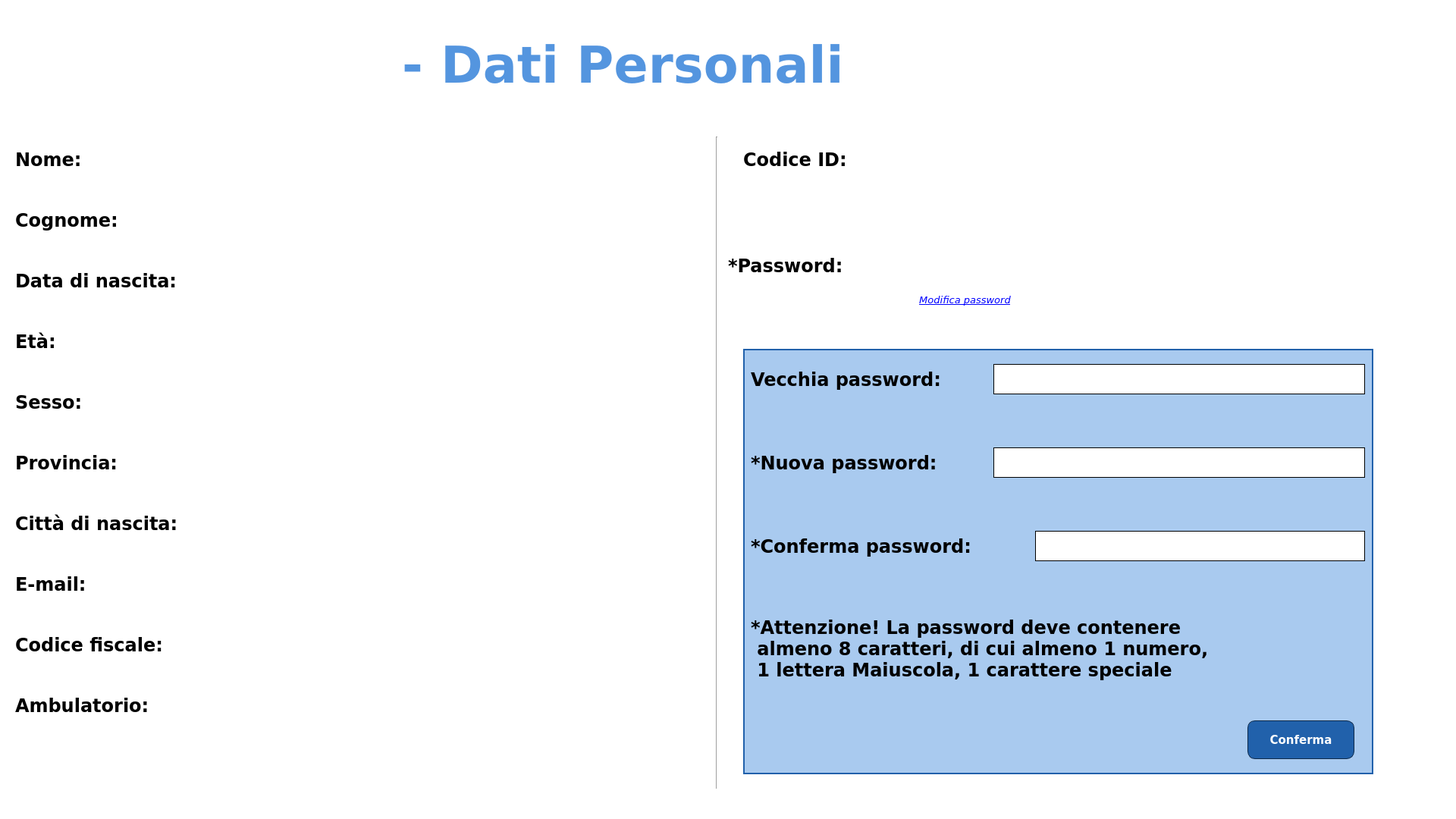
<?xml version="1.0" encoding="UTF-8"?>
<ui version="4.0">
 <class>datiPersonaliPersonaleMedico</class>
 <widget class="QWidget" name="datiPersonaliPersonaleMedico">
  <property name="geometry">
   <rect>
    <x>0</x>
    <y>0</y>
    <width>1920</width>
    <height>1080</height>
   </rect>
  </property>
  <property name="minimumSize">
   <size>
    <width>1920</width>
    <height>1080</height>
   </size>
  </property>
  <property name="maximumSize">
   <size>
    <width>1920</width>
    <height>1080</height>
   </size>
  </property>
  <property name="palette">
   <palette>
    <active>
     <colorrole role="Button">
      <brush brushstyle="SolidPattern">
       <color alpha="255">
        <red>255</red>
        <green>255</green>
        <blue>255</blue>
       </color>
      </brush>
     </colorrole>
     <colorrole role="Base">
      <brush brushstyle="SolidPattern">
       <color alpha="255">
        <red>255</red>
        <green>255</green>
        <blue>255</blue>
       </color>
      </brush>
     </colorrole>
     <colorrole role="Window">
      <brush brushstyle="SolidPattern">
       <color alpha="255">
        <red>255</red>
        <green>255</green>
        <blue>255</blue>
       </color>
      </brush>
     </colorrole>
    </active>
    <inactive>
     <colorrole role="Button">
      <brush brushstyle="SolidPattern">
       <color alpha="255">
        <red>255</red>
        <green>255</green>
        <blue>255</blue>
       </color>
      </brush>
     </colorrole>
     <colorrole role="Base">
      <brush brushstyle="SolidPattern">
       <color alpha="255">
        <red>255</red>
        <green>255</green>
        <blue>255</blue>
       </color>
      </brush>
     </colorrole>
     <colorrole role="Window">
      <brush brushstyle="SolidPattern">
       <color alpha="255">
        <red>255</red>
        <green>255</green>
        <blue>255</blue>
       </color>
      </brush>
     </colorrole>
    </inactive>
    <disabled>
     <colorrole role="Button">
      <brush brushstyle="SolidPattern">
       <color alpha="255">
        <red>255</red>
        <green>255</green>
        <blue>255</blue>
       </color>
      </brush>
     </colorrole>
     <colorrole role="Base">
      <brush brushstyle="SolidPattern">
       <color alpha="255">
        <red>255</red>
        <green>255</green>
        <blue>255</blue>
       </color>
      </brush>
     </colorrole>
     <colorrole role="Window">
      <brush brushstyle="SolidPattern">
       <color alpha="255">
        <red>255</red>
        <green>255</green>
        <blue>255</blue>
       </color>
      </brush>
     </colorrole>
    </disabled>
   </palette>
  </property>
  <property name="windowTitle">
   <string>Clinica Casa Alfredo</string>
  </property>
  <property name="windowIcon">
   <iconset>
    <normaloff>Immagini/logo_casa_alfredo.png</normaloff>Immagini/logo_casa_alfredo.png</iconset>
  </property>
  <property name="styleSheet">
   <string notr="true"/>
  </property>
  <widget class="QPushButton" name="tendina_button">
   <property name="geometry">
    <rect>
     <x>1820</x>
     <y>20</y>
     <width>70</width>
     <height>70</height>
    </rect>
   </property>
   <property name="cursor">
    <cursorShape>PointingHandCursor</cursorShape>
   </property>
   <property name="styleSheet">
    <string notr="true">QPushButton#tendina_button:pressed {
background-color: rgb(0, 0, 0, 0);
}</string>
   </property>
   <property name="text">
    <string/>
   </property>
   <property name="icon">
    <iconset>
     <normaloff>Immagini/tendina_chiusa.png</normaloff>Immagini/tendina_chiusa.png</iconset>
   </property>
   <property name="iconSize">
    <size>
     <width>70</width>
     <height>70</height>
    </size>
   </property>
   <property name="flat">
    <bool>true</bool>
   </property>
  </widget>
  <widget class="QLabel" name="dati_personali">
   <property name="geometry">
    <rect>
     <x>530</x>
     <y>20</y>
     <width>721</width>
     <height>131</height>
    </rect>
   </property>
   <property name="font">
    <font>
     <family>Verdana</family>
     <pointsize>50</pointsize>
     <weight>75</weight>
     <bold>true</bold>
    </font>
   </property>
   <property name="styleSheet">
    <string notr="true">color: rgb(84, 149, 223);</string>
   </property>
   <property name="text">
    <string>- Dati Personali</string>
   </property>
  </widget>
  <widget class="QLabel" name="logo">
   <property name="geometry">
    <rect>
     <x>10</x>
     <y>5</y>
     <width>110</width>
     <height>130</height>
    </rect>
   </property>
   <property name="text">
    <string/>
   </property>
   <property name="pixmap">
    <pixmap>Immagini/logo_casa_alfredo.png</pixmap>
   </property>
   <property name="scaledContents">
    <bool>true</bool>
   </property>
  </widget>
  <widget class="QLabel" name="titolo">
   <property name="geometry">
    <rect>
     <x>110</x>
     <y>20</y>
     <width>401</width>
     <height>110</height>
    </rect>
   </property>
   <property name="text">
    <string/>
   </property>
   <property name="pixmap">
    <pixmap>Immagini/titolo_casa_alfredo.png</pixmap>
   </property>
   <property name="scaledContents">
    <bool>true</bool>
   </property>
  </widget>
  <widget class="QLabel" name="cognome">
   <property name="geometry">
    <rect>
     <x>20</x>
     <y>270</y>
     <width>171</width>
     <height>40</height>
    </rect>
   </property>
   <property name="font">
    <font>
     <family>Verdana</family>
     <pointsize>18</pointsize>
     <weight>75</weight>
     <bold>true</bold>
     <underline>false</underline>
    </font>
   </property>
   <property name="text">
    <string>Cognome:</string>
   </property>
  </widget>
  <widget class="QLabel" name="codice_fiscale">
   <property name="geometry">
    <rect>
     <x>20</x>
     <y>830</y>
     <width>241</width>
     <height>40</height>
    </rect>
   </property>
   <property name="font">
    <font>
     <family>Verdana</family>
     <pointsize>18</pointsize>
     <weight>75</weight>
     <bold>true</bold>
    </font>
   </property>
   <property name="text">
    <string>Codice fiscale:</string>
   </property>
  </widget>
  <widget class="QLabel" name="nome">
   <property name="geometry">
    <rect>
     <x>20</x>
     <y>190</y>
     <width>111</width>
     <height>40</height>
    </rect>
   </property>
   <property name="font">
    <font>
     <family>Verdana</family>
     <pointsize>18</pointsize>
     <weight>75</weight>
     <bold>true</bold>
    </font>
   </property>
   <property name="text">
    <string>Nome:</string>
   </property>
  </widget>
  <widget class="QLabel" name="eta">
   <property name="geometry">
    <rect>
     <x>20</x>
     <y>430</y>
     <width>71</width>
     <height>40</height>
    </rect>
   </property>
   <property name="font">
    <font>
     <family>Verdana</family>
     <pointsize>18</pointsize>
     <weight>75</weight>
     <bold>true</bold>
     <underline>false</underline>
    </font>
   </property>
   <property name="text">
    <string>Età:</string>
   </property>
  </widget>
  <widget class="QLabel" name="provincia">
   <property name="geometry">
    <rect>
     <x>20</x>
     <y>590</y>
     <width>171</width>
     <height>40</height>
    </rect>
   </property>
   <property name="font">
    <font>
     <family>Verdana</family>
     <pointsize>18</pointsize>
     <weight>75</weight>
     <bold>true</bold>
    </font>
   </property>
   <property name="text">
    <string>Provincia:</string>
   </property>
  </widget>
  <widget class="QLabel" name="sesso">
   <property name="geometry">
    <rect>
     <x>20</x>
     <y>510</y>
     <width>111</width>
     <height>40</height>
    </rect>
   </property>
   <property name="font">
    <font>
     <family>Verdana</family>
     <pointsize>18</pointsize>
     <weight>75</weight>
     <bold>true</bold>
     <underline>false</underline>
    </font>
   </property>
   <property name="text">
    <string>Sesso:</string>
   </property>
  </widget>
  <widget class="QLabel" name="citta_di_nascita">
   <property name="geometry">
    <rect>
     <x>20</x>
     <y>670</y>
     <width>261</width>
     <height>40</height>
    </rect>
   </property>
   <property name="font">
    <font>
     <family>Verdana</family>
     <pointsize>18</pointsize>
     <weight>75</weight>
     <bold>true</bold>
    </font>
   </property>
   <property name="text">
    <string>Città di nascita:</string>
   </property>
  </widget>
  <widget class="QLabel" name="data_di_nascita">
   <property name="geometry">
    <rect>
     <x>20</x>
     <y>350</y>
     <width>261</width>
     <height>40</height>
    </rect>
   </property>
   <property name="font">
    <font>
     <family>Verdana</family>
     <pointsize>18</pointsize>
     <weight>75</weight>
     <bold>true</bold>
     <underline>false</underline>
    </font>
   </property>
   <property name="text">
    <string>Data di nascita:</string>
   </property>
  </widget>
  <widget class="QLabel" name="nome_label">
   <property name="geometry">
    <rect>
     <x>350</x>
     <y>190</y>
     <width>570</width>
     <height>40</height>
    </rect>
   </property>
   <property name="font">
    <font>
     <family>Verdana</family>
     <pointsize>18</pointsize>
    </font>
   </property>
   <property name="text">
    <string/>
   </property>
  </widget>
  <widget class="QLabel" name="codice_id">
   <property name="geometry">
    <rect>
     <x>980</x>
     <y>190</y>
     <width>175</width>
     <height>40</height>
    </rect>
   </property>
   <property name="font">
    <font>
     <family>Verdana</family>
     <pointsize>18</pointsize>
     <weight>75</weight>
     <bold>true</bold>
    </font>
   </property>
   <property name="text">
    <string>Codice ID:</string>
   </property>
  </widget>
  <widget class="QLabel" name="cognome_label">
   <property name="geometry">
    <rect>
     <x>350</x>
     <y>270</y>
     <width>570</width>
     <height>40</height>
    </rect>
   </property>
   <property name="font">
    <font>
     <family>Verdana</family>
     <pointsize>18</pointsize>
    </font>
   </property>
   <property name="text">
    <string/>
   </property>
  </widget>
  <widget class="QLabel" name="data_di_nascita_label">
   <property name="geometry">
    <rect>
     <x>350</x>
     <y>350</y>
     <width>570</width>
     <height>40</height>
    </rect>
   </property>
   <property name="font">
    <font>
     <family>Verdana</family>
     <pointsize>18</pointsize>
    </font>
   </property>
   <property name="text">
    <string/>
   </property>
  </widget>
  <widget class="QLabel" name="provincia_label">
   <property name="geometry">
    <rect>
     <x>350</x>
     <y>590</y>
     <width>570</width>
     <height>40</height>
    </rect>
   </property>
   <property name="font">
    <font>
     <family>Verdana</family>
     <pointsize>18</pointsize>
    </font>
   </property>
   <property name="text">
    <string/>
   </property>
  </widget>
  <widget class="QLabel" name="citta_di_nascita_label">
   <property name="geometry">
    <rect>
     <x>350</x>
     <y>670</y>
     <width>570</width>
     <height>40</height>
    </rect>
   </property>
   <property name="font">
    <font>
     <family>Verdana</family>
     <pointsize>18</pointsize>
    </font>
   </property>
   <property name="text">
    <string/>
   </property>
  </widget>
  <widget class="QLabel" name="codice_fiscale_label">
   <property name="geometry">
    <rect>
     <x>350</x>
     <y>830</y>
     <width>570</width>
     <height>40</height>
    </rect>
   </property>
   <property name="font">
    <font>
     <family>Verdana</family>
     <pointsize>18</pointsize>
    </font>
   </property>
   <property name="text">
    <string/>
   </property>
  </widget>
  <widget class="QLabel" name="eta_label">
   <property name="geometry">
    <rect>
     <x>150</x>
     <y>430</y>
     <width>270</width>
     <height>40</height>
    </rect>
   </property>
   <property name="font">
    <font>
     <family>Verdana</family>
     <pointsize>18</pointsize>
    </font>
   </property>
   <property name="text">
    <string/>
   </property>
  </widget>
  <widget class="QLabel" name="sesso_label">
   <property name="geometry">
    <rect>
     <x>188</x>
     <y>510</y>
     <width>170</width>
     <height>40</height>
    </rect>
   </property>
   <property name="font">
    <font>
     <family>Verdana</family>
     <pointsize>18</pointsize>
    </font>
   </property>
   <property name="text">
    <string/>
   </property>
  </widget>
  <widget class="QLabel" name="codice_id_label">
   <property name="geometry">
    <rect>
     <x>1180</x>
     <y>190</y>
     <width>630</width>
     <height>40</height>
    </rect>
   </property>
   <property name="font">
    <font>
     <family>Verdana</family>
     <pointsize>18</pointsize>
    </font>
   </property>
   <property name="text">
    <string/>
   </property>
  </widget>
  <widget class="QLabel" name="password">
   <property name="geometry">
    <rect>
     <x>960</x>
     <y>330</y>
     <width>201</width>
     <height>40</height>
    </rect>
   </property>
   <property name="font">
    <font>
     <family>Verdana</family>
     <pointsize>18</pointsize>
     <weight>75</weight>
     <bold>true</bold>
    </font>
   </property>
   <property name="text">
    <string>*Password:</string>
   </property>
  </widget>
  <widget class="QLineEdit" name="password_line_edit">
   <property name="enabled">
    <bool>true</bool>
   </property>
   <property name="geometry">
    <rect>
     <x>1190</x>
     <y>330</y>
     <width>581</width>
     <height>40</height>
    </rect>
   </property>
   <property name="font">
    <font>
     <family>Verdana</family>
     <pointsize>18</pointsize>
    </font>
   </property>
   <property name="styleSheet">
    <string notr="true">border: 0px solid</string>
   </property>
   <property name="text">
    <string/>
   </property>
   <property name="echoMode">
    <enum>QLineEdit::Password</enum>
   </property>
   <property name="readOnly">
    <bool>true</bool>
   </property>
  </widget>
  <widget class="QPushButton" name="occhiello_button">
   <property name="geometry">
    <rect>
     <x>1776</x>
     <y>330</y>
     <width>40</width>
     <height>40</height>
    </rect>
   </property>
   <property name="styleSheet">
    <string notr="true">QPushButton#occhiello_button:pressed {
background-color: rgb(0, 0, 0, 0);
}</string>
   </property>
   <property name="text">
    <string/>
   </property>
   <property name="icon">
    <iconset>
     <normaloff>Immagini/occhiello_barrato_password.png</normaloff>Immagini/occhiello_barrato_password.png</iconset>
   </property>
   <property name="iconSize">
    <size>
     <width>40</width>
     <height>40</height>
    </size>
   </property>
   <property name="flat">
    <bool>true</bool>
   </property>
  </widget>
  <widget class="QPushButton" name="modifica_password">
   <property name="geometry">
    <rect>
     <x>1190</x>
     <y>380</y>
     <width>165</width>
     <height>30</height>
    </rect>
   </property>
   <property name="font">
    <font>
     <family>Verdana</family>
     <pointsize>10</pointsize>
     <italic>true</italic>
     <underline>true</underline>
    </font>
   </property>
   <property name="styleSheet">
    <string notr="true">QPushButton#modifica_password {
color: rgb(0, 0, 255);
}

QPushButton#modifica_password:pressed {
background-color: rgb(0, 0, 0, 0);
color: rgb(0, 0, 180);
}</string>
   </property>
   <property name="text">
    <string>Modifica password</string>
   </property>
   <property name="flat">
    <bool>true</bool>
   </property>
  </widget>
  <widget class="QLabel" name="modifica_password_label">
   <property name="geometry">
    <rect>
     <x>980</x>
     <y>460</y>
     <width>831</width>
     <height>561</height>
    </rect>
   </property>
   <property name="styleSheet">
    <string notr="true">background-color: rgb(169, 202, 239);
border: 2px solid;
border-color: rgb(33, 97, 171);</string>
   </property>
   <property name="text">
    <string/>
   </property>
  </widget>
  <widget class="QLabel" name="vecchia_password">
   <property name="geometry">
    <rect>
     <x>990</x>
     <y>480</y>
     <width>320</width>
     <height>40</height>
    </rect>
   </property>
   <property name="font">
    <font>
     <family>Verdana</family>
     <pointsize>18</pointsize>
     <weight>75</weight>
     <bold>true</bold>
    </font>
   </property>
   <property name="text">
    <string>Vecchia password:</string>
   </property>
  </widget>
  <widget class="QLabel" name="nuova_password">
   <property name="geometry">
    <rect>
     <x>990</x>
     <y>590</y>
     <width>310</width>
     <height>40</height>
    </rect>
   </property>
   <property name="font">
    <font>
     <family>Verdana</family>
     <pointsize>18</pointsize>
     <weight>75</weight>
     <bold>true</bold>
    </font>
   </property>
   <property name="text">
    <string>*Nuova password:</string>
   </property>
  </widget>
  <widget class="QLabel" name="confema_password">
   <property name="geometry">
    <rect>
     <x>990</x>
     <y>700</y>
     <width>370</width>
     <height>40</height>
    </rect>
   </property>
   <property name="font">
    <font>
     <family>Verdana</family>
     <pointsize>18</pointsize>
     <weight>75</weight>
     <bold>true</bold>
    </font>
   </property>
   <property name="text">
    <string>*Conferma password:</string>
   </property>
  </widget>
  <widget class="QLineEdit" name="vecchia_password_line_edit">
   <property name="enabled">
    <bool>true</bool>
   </property>
   <property name="geometry">
    <rect>
     <x>1310</x>
     <y>480</y>
     <width>490</width>
     <height>40</height>
    </rect>
   </property>
   <property name="font">
    <font>
     <family>Verdana</family>
     <pointsize>18</pointsize>
    </font>
   </property>
   <property name="styleSheet">
    <string notr="true">QLineEdit#vecchia_password_line_edit {
border: 1px solid;
padding-left: 8px;
padding-right: 8px;
}</string>
   </property>
   <property name="text">
    <string/>
   </property>
   <property name="echoMode">
    <enum>QLineEdit::Password</enum>
   </property>
   <property name="readOnly">
    <bool>false</bool>
   </property>
  </widget>
  <widget class="QLineEdit" name="nuova_password_line_edit">
   <property name="enabled">
    <bool>true</bool>
   </property>
   <property name="geometry">
    <rect>
     <x>1310</x>
     <y>590</y>
     <width>490</width>
     <height>40</height>
    </rect>
   </property>
   <property name="font">
    <font>
     <family>Verdana</family>
     <pointsize>18</pointsize>
    </font>
   </property>
   <property name="styleSheet">
    <string notr="true">QLineEdit#nuova_password_line_edit {
border: 1px solid;
padding-left: 8px;
padding-right: 8px;
}</string>
   </property>
   <property name="text">
    <string/>
   </property>
   <property name="echoMode">
    <enum>QLineEdit::Password</enum>
   </property>
   <property name="readOnly">
    <bool>false</bool>
   </property>
  </widget>
  <widget class="QLineEdit" name="conferma_password_line_edit">
   <property name="enabled">
    <bool>true</bool>
   </property>
   <property name="geometry">
    <rect>
     <x>1365</x>
     <y>700</y>
     <width>435</width>
     <height>40</height>
    </rect>
   </property>
   <property name="font">
    <font>
     <family>Verdana</family>
     <pointsize>18</pointsize>
    </font>
   </property>
   <property name="styleSheet">
    <string notr="true">QLineEdit#conferma_password_line_edit {
border: 1px solid;
padding-left: 8px;
padding-right: 8px;
}</string>
   </property>
   <property name="text">
    <string/>
   </property>
   <property name="echoMode">
    <enum>QLineEdit::Password</enum>
   </property>
   <property name="readOnly">
    <bool>false</bool>
   </property>
  </widget>
  <widget class="QLabel" name="scritta">
   <property name="geometry">
    <rect>
     <x>990</x>
     <y>780</y>
     <width>811</width>
     <height>151</height>
    </rect>
   </property>
   <property name="font">
    <font>
     <family>Verdana</family>
     <pointsize>18</pointsize>
     <weight>75</weight>
     <bold>true</bold>
    </font>
   </property>
   <property name="text">
    <string>*Attenzione! La password deve contenere 
 almeno 8 caratteri, di cui almeno 1 numero,
 1 lettera Maiuscola, 1 carattere speciale</string>
   </property>
  </widget>
  <widget class="QPushButton" name="conferma_button">
   <property name="geometry">
    <rect>
     <x>1645</x>
     <y>950</y>
     <width>141</width>
     <height>51</height>
    </rect>
   </property>
   <property name="font">
    <font>
     <family>Verdana</family>
     <pointsize>11</pointsize>
     <weight>75</weight>
     <bold>true</bold>
    </font>
   </property>
   <property name="styleSheet">
    <string notr="true">QPushButton#conferma_button {
background-color: rgb(33, 97, 171);
border: 1px solid;
border-color: rgb(13, 41, 73);
border-radius: 10px;
color: rgb(255, 255, 255);
}
QPushButton#conferma_button:pressed {
background-color: rgb(13, 41, 73);
border-color: rgb(33, 97, 171);
color: rgb(200, 200, 200);
}</string>
   </property>
   <property name="text">
    <string>Conferma</string>
   </property>
  </widget>
  <widget class="Line" name="line">
   <property name="geometry">
    <rect>
     <x>935</x>
     <y>180</y>
     <width>20</width>
     <height>860</height>
    </rect>
   </property>
   <property name="orientation">
    <enum>Qt::Vertical</enum>
   </property>
  </widget>
  <widget class="QLabel" name="email">
   <property name="geometry">
    <rect>
     <x>20</x>
     <y>750</y>
     <width>121</width>
     <height>40</height>
    </rect>
   </property>
   <property name="font">
    <font>
     <family>Verdana</family>
     <pointsize>18</pointsize>
     <weight>75</weight>
     <bold>true</bold>
    </font>
   </property>
   <property name="text">
    <string>E-mail:</string>
   </property>
  </widget>
  <widget class="QLabel" name="ambulatorio">
   <property name="geometry">
    <rect>
     <x>20</x>
     <y>910</y>
     <width>221</width>
     <height>40</height>
    </rect>
   </property>
   <property name="font">
    <font>
     <family>Verdana</family>
     <pointsize>18</pointsize>
     <weight>75</weight>
     <bold>true</bold>
    </font>
   </property>
   <property name="text">
    <string>Ambulatorio:</string>
   </property>
  </widget>
  <widget class="QLabel" name="email_label">
   <property name="geometry">
    <rect>
     <x>350</x>
     <y>750</y>
     <width>570</width>
     <height>40</height>
    </rect>
   </property>
   <property name="font">
    <font>
     <family>Verdana</family>
     <pointsize>18</pointsize>
    </font>
   </property>
   <property name="text">
    <string/>
   </property>
  </widget>
  <widget class="QLabel" name="ambulatorio_label">
   <property name="geometry">
    <rect>
     <x>350</x>
     <y>910</y>
     <width>570</width>
     <height>40</height>
    </rect>
   </property>
   <property name="font">
    <font>
     <family>Verdana</family>
     <pointsize>18</pointsize>
    </font>
   </property>
   <property name="text">
    <string/>
   </property>
  </widget>
 </widget>
 <resources/>
 <connections/>
</ui>
